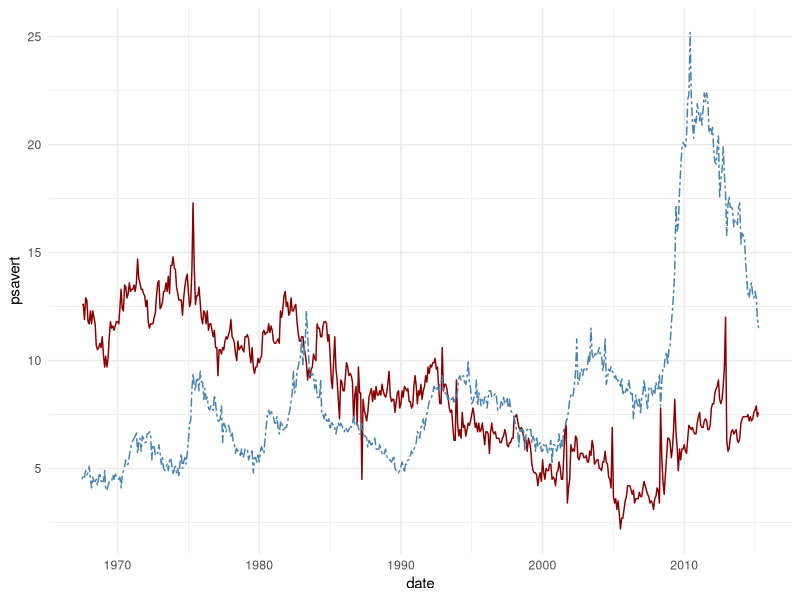

Source code (R):
library(ggplot2)
theme_set(theme_minimal())

ggplot(economics, aes(x=date)) +
  geom_line(aes(y = psavert), color = "darkred")+ 
  geom_line(aes(y = uempmed), color="steelblue", linetype="twodash") 
